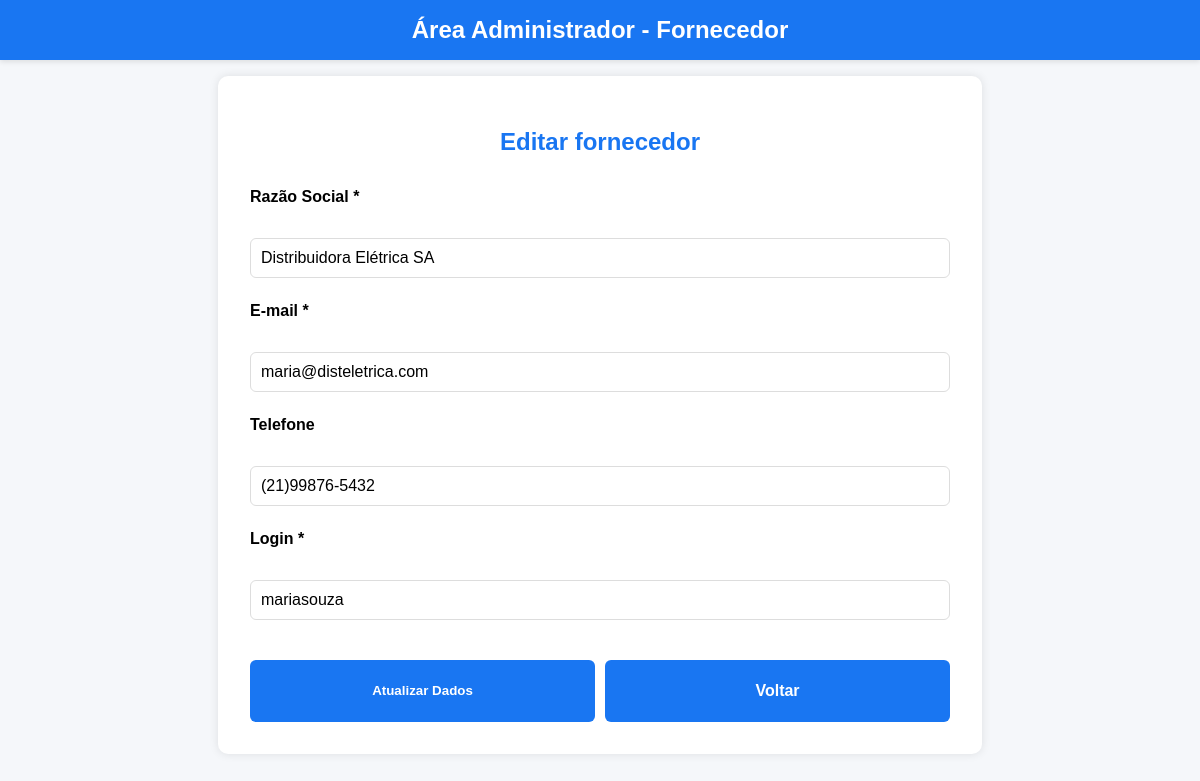
Page /Projeto/MVSinfo/Projeto/php/area-admin/fornecedores/admin-fornecedores-edit.php?id=2 (signed in) on the committed database.
### tables this page shows
CREATE TABLE usuario (
    id_usuario INT PRIMARY KEY AUTO_INCREMENT,
    cnpj VARCHAR(18),
    razao_social VARCHAR(255),
    inscricao_estadual VARCHAR(20),
    contato VARCHAR(100),
    telefone VARCHAR(20),
    email VARCHAR(100),
    tipo_usuario INT,
    cep VARCHAR(10),
    logradouro VARCHAR(100),
    numero INT,
    complemento VARCHAR(50),
    bairro VARCHAR(50),
    cidade VARCHAR(50),
    estado VARCHAR(2),
    login VARCHAR(50),
    senha VARCHAR(100),
    FOREIGN KEY (tipo_usuario) REFERENCES tipoUsuario(id_tipo_usuario)
);

### Projeto/MVSinfo/Projeto/php/area-admin/fornecedores/admin-fornecedores-edit.php (the view, shortened to what this page needs)
<?php
$conexao = new conexao();
$pdo = $conexao->getPdo();
$id = (int)($_GET['id'] ?? 0);
$stmt = $pdo->prepare("SELECT * FROM usuario WHERE id_usuario = :id AND tipo_usuario = 2");
$stmt->execute([':id' => $id]);
$fornecedor = $stmt->fetch(PDO::FETCH_ASSOC);
?>
<!DOCTYPE html>
<html lang="pt-BR">
<head>
</head>
<body>
<header>
    Área Administrador - Fornecedor
</header>
<main>
    <h2>Editar fornecedor</h2>
    <form method="POST" action="">
    <label for="razao_social">Razão Social *</label>
    <input type="text" id="razao_social" name="razao_social" required value="<?= htmlspecialchars($fornecedor['razao_social']) ?>" />
    <label for="email">E-mail *</label>
    <input type="email" id="email" name="email" required value="<?= htmlspecialchars($fornecedor['email']) ?>" />
    <label for="telefone">Telefone</label>
    <input type="text" id="telefone" name="telefone" value="<?= htmlspecialchars($fornecedor['telefone']) ?>" />
    <label for="login">Login *</label>
    <input type="text" id="login" name="login" required value="<?= htmlspecialchars($fornecedor['login']) ?>" />
    <div style="display: flex; gap: 10px; margin-top: 1rem;">
        <button type="submit" class="btn" style="flex: 1;">Atualizar Dados</button>
        <a href="admin-fornecedores.php" class="btn" style="flex: 1; text-align: center; line-height: 38px; text-decoration: none; color: white; border-radius: 6px;">Voltar</a>
    </div>
</form>
</main>
</body>
</html>

### Projeto/MVSinfo/Projeto/php/area-admin/fornecedores/admin-fornecedores-edit.php (style rules this page uses)
body { background-color: #f5f7fa; font-family: Arial, sans-serif; margin: 0; padding: 0; }
header { background-color: #1976f2; color: white; padding: 1rem 0; text-align: center; font-weight: 700; font-size: 1.5rem; box-shadow: 0 2px 5px rgb(0 0 0 / 0.1); }
main { max-width: 700px; background: white; margin: 1rem auto 3rem; padding: 2rem; border-radius: 10px; box-shadow: 0 0 10px rgb(0 0 0 / 0.1); }
h2 { color: #1976f2; margin-bottom: 2rem; text-align: center; font-weight: 700; }
form { display: flex; flex-direction: column; gap: 1.5rem; }
label { font-weight: 600; margin-bottom: 0.5rem; }
input[type="text"], input[type="email"] { padding: 10px; font-size: 1rem; border: 1px solid #ddd; border-radius: 6px; width: 100%; box-sizing: border-box; }
.btn { background-color: #1976f2; color: white; border: none; padding: 12px; font-weight: 700; cursor: pointer; border-radius: 6px; transition: background-color 0.3s ease; width: 100%; }

### rows in the picture
usuario: razao_social "Distribuidora Elétrica SA", email "maria@disteletrica.com", telefone "(21)99876-5432", login "mariasouza"
